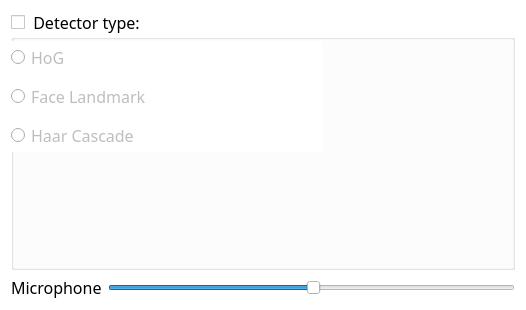
<?xml version="1.0" encoding="UTF-8"?>
<ui version="4.0">
 <class>SettingsWindow</class>
 <widget class="QWidget" name="SettingsWindow">
  <property name="geometry">
   <rect>
    <x>0</x>
    <y>0</y>
    <width>526</width>
    <height>310</height>
   </rect>
  </property>
  <property name="minimumSize">
   <size>
    <width>526</width>
    <height>186</height>
   </size>
  </property>
  <property name="windowTitle">
   <string>Settings</string>
  </property>
  <property name="styleSheet">
   <string notr="true">background-color: #fff;</string>
  </property>
  <layout class="QGridLayout" name="gridLayout">
   <item row="0" column="0">
    <layout class="QVBoxLayout" name="verticalLayout_2">
     <item>
      <widget class="QGroupBox" name="groupBox">
       <property name="font">
        <font>
         <family>Impact</family>
         <pointsize>12</pointsize>
        </font>
       </property>
       <property name="autoFillBackground">
        <bool>false</bool>
       </property>
       <property name="styleSheet">
        <string notr="true">QGroupBox::title{
subcontrol-origin: margin;
}
</string>
       </property>
       <property name="title">
        <string>Detector type:</string>
       </property>
       <property name="flat">
        <bool>true</bool>
       </property>
       <property name="checkable">
        <bool>true</bool>
       </property>
       <property name="checked">
        <bool>false</bool>
       </property>
       <widget class="QWidget" name="verticalLayoutWidget_2">
        <property name="geometry">
         <rect>
          <x>0</x>
          <y>30</y>
          <width>311</width>
          <height>111</height>
         </rect>
        </property>
        <layout class="QVBoxLayout" name="verticalLayout_4">
         <item>
          <layout class="QHBoxLayout" name="horizontalLayout_3">
           <item>
            <widget class="QRadioButton" name="hogRadioButton">
             <property name="text">
              <string/>
             </property>
            </widget>
           </item>
           <item>
            <widget class="QLabel" name="hogLabel">
             <property name="font">
              <font>
               <family>Impact</family>
               <pointsize>12</pointsize>
              </font>
             </property>
             <property name="text">
              <string>HoG</string>
             </property>
             <property name="scaledContents">
              <bool>false</bool>
             </property>
            </widget>
           </item>
           <item>
            <spacer name="horizontalSpacer_2">
             <property name="orientation">
              <enum>Qt::Horizontal</enum>
             </property>
             <property name="sizeHint" stdset="0">
              <size>
               <width>40</width>
               <height>20</height>
              </size>
             </property>
            </spacer>
           </item>
          </layout>
         </item>
         <item>
          <layout class="QHBoxLayout" name="horizontalLayout_4">
           <item>
            <widget class="QRadioButton" name="faceLandmarkRadioButton">
             <property name="text">
              <string/>
             </property>
            </widget>
           </item>
           <item>
            <widget class="QLabel" name="faceLandmarkLabel">
             <property name="font">
              <font>
               <family>Impact</family>
               <pointsize>12</pointsize>
              </font>
             </property>
             <property name="text">
              <string>Face Landmark</string>
             </property>
             <property name="scaledContents">
              <bool>false</bool>
             </property>
            </widget>
           </item>
           <item>
            <spacer name="horizontalSpacer_3">
             <property name="orientation">
              <enum>Qt::Horizontal</enum>
             </property>
             <property name="sizeHint" stdset="0">
              <size>
               <width>40</width>
               <height>20</height>
              </size>
             </property>
            </spacer>
           </item>
          </layout>
         </item>
         <item>
          <layout class="QVBoxLayout" name="verticalLayout_3">
           <item>
            <layout class="QHBoxLayout" name="horizontalLayout_2">
             <item>
              <widget class="QRadioButton" name="haarRadioButton">
               <property name="text">
                <string/>
               </property>
              </widget>
             </item>
             <item>
              <widget class="QLabel" name="haarLabel">
               <property name="font">
                <font>
                 <family>Impact</family>
                 <pointsize>12</pointsize>
                </font>
               </property>
               <property name="text">
                <string>Haar Cascade</string>
               </property>
               <property name="scaledContents">
                <bool>false</bool>
               </property>
              </widget>
             </item>
             <item>
              <spacer name="horizontalSpacer">
               <property name="orientation">
                <enum>Qt::Horizontal</enum>
               </property>
               <property name="sizeHint" stdset="0">
                <size>
                 <width>40</width>
                 <height>20</height>
                </size>
               </property>
              </spacer>
             </item>
            </layout>
           </item>
          </layout>
         </item>
        </layout>
       </widget>
      </widget>
     </item>
     <item>
      <layout class="QHBoxLayout" name="horizontalLayout">
       <item>
        <widget class="QLabel" name="microphoneLabel">
         <property name="font">
          <font>
           <family>Impact</family>
           <pointsize>12</pointsize>
           <weight>50</weight>
           <italic>false</italic>
           <bold>false</bold>
          </font>
         </property>
         <property name="text">
          <string>Microphone</string>
         </property>
         <property name="wordWrap">
          <bool>true</bool>
         </property>
        </widget>
       </item>
       <item>
        <widget class="QSlider" name="horizontalSlider">
         <property name="value">
          <number>50</number>
         </property>
         <property name="orientation">
          <enum>Qt::Horizontal</enum>
         </property>
        </widget>
       </item>
      </layout>
     </item>
    </layout>
   </item>
  </layout>
 </widget>
 <resources/>
 <connections/>
</ui>
